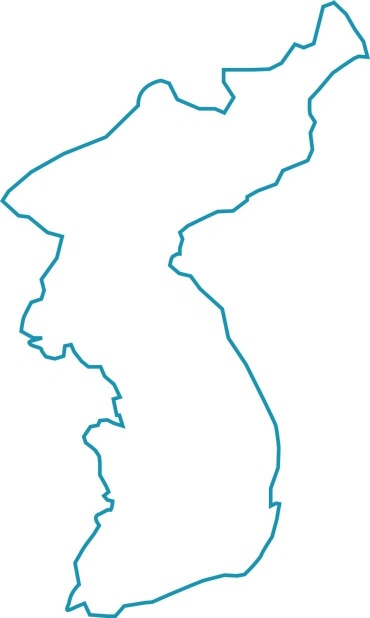
//> input picture [Book] OpenCV 4로 배우는 컴퓨터 비전과 머신 러닝/images/kmap_simple.jpg, 370 x 618 px
$ ./contour_approximation   (built with g++ and OpenCV 4)
//> lines starting //> are read from the running program, lines starting //| are printed output that depends on the picture; after the words box and inside, x2 and y2 are one past the last pixel; in counts of white or black regions, pixels touching at a corner belong together
#include <stdio.h>
#include "opencv2/opencv.hpp"

using namespace std;
using namespace cv;

int main()
{
	Mat src = imread("kmap_simple.jpg", IMREAD_GRAYSCALE);
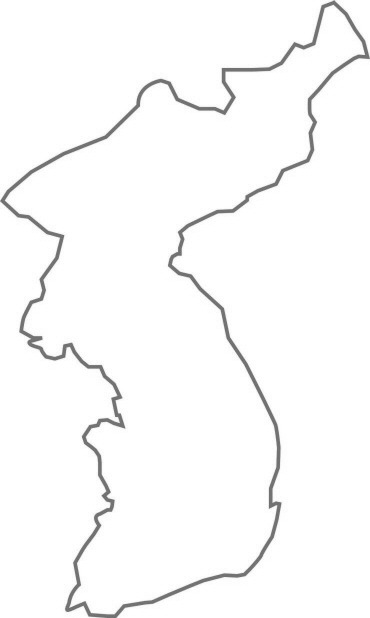
//> src: 618 rows x 370 cols, CV_8UC1; min 105, max 255, mean 249.9

	if (src.empty())
	{
		cerr << "Image load failed" << endl;
		return -1;
	}

	Mat bin;
	threshold(src, bin, 128, 255, THRESH_BINARY_INV | THRESH_OTSU);
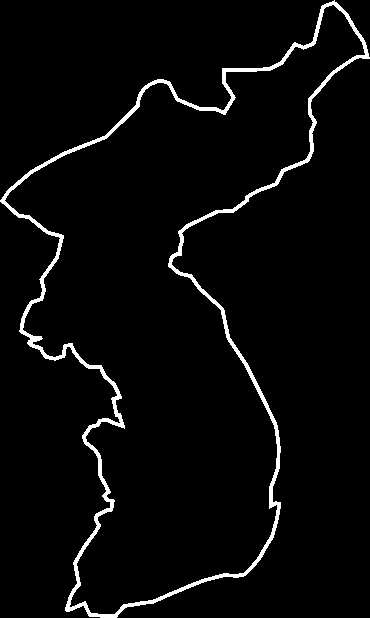
//> bin: 618 rows x 370 cols, CV_8UC1; 3.5% white; 1 white region

	vector<vector<Point>> contours;
	vector<Vec4i> hierarchy;
	findContours(bin, contours, hierarchy, RETR_TREE, CHAIN_APPROX_NONE);
//> contours = 2 contours; box (x1, y1, x2, y2) and area: (0, 0, 370, 618) 98380, (4, 4, 366, 615) 92234

	Mat dst, contour_dst, approx_dst;
	cvtColor(src, dst, COLOR_GRAY2BGR);
	cvtColor(src, contour_dst, COLOR_GRAY2BGR);
	cvtColor(src, approx_dst, COLOR_GRAY2BGR);
	for (int idx = 0; idx >= 0; idx = hierarchy[idx][0])
	{
		Scalar color(rand() & 255, rand() & 255, rand() & 255);
		drawContours(dst, contours, idx, color, 2, LINE_AA, hierarchy, 2, Point(0, 0));
		drawContours(contour_dst, contours, idx, color, 2, LINE_AA, hierarchy, 2, Point(0, 0));

		vector<Point> approxCurve;
		approxPolyDP(contours[idx], approxCurve, arcLength(contours[idx], true) * 0.005, true);

		int num_vertex = approxCurve.size();
		cout << "num of vertex: " << num_vertex << endl;

		for (int v = 0; v < num_vertex; v++)
		{
			circle(dst, approxCurve[v], 3, Scalar(0, 0, 255), 2);
			line(dst, approxCurve[v], approxCurve[(v + 1) % num_vertex], Scalar(255, 255, 0), 2);

			circle(approx_dst, approxCurve[v], 3, Scalar(0, 0, 255), 2);
			line(approx_dst, approxCurve[v], approxCurve[(v + 1) % num_vertex], Scalar(255, 255, 0), 2);
		}
	}
//> this loop made 1 pass
//> num_vertex on pass 1: 27
//| num of vertex: 27
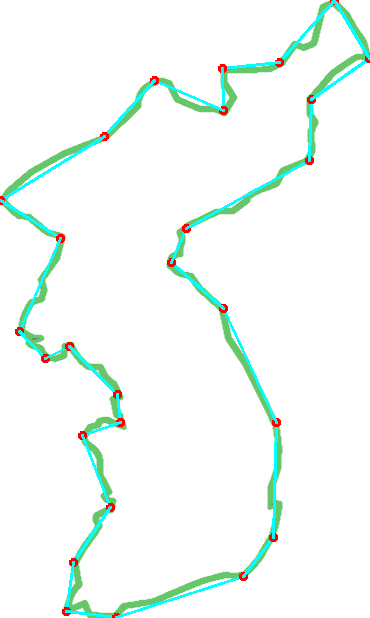
//> dst: 618 rows x 370 cols, CV_8UC3; mean B, G, R 247.1, 251.1, 242.3
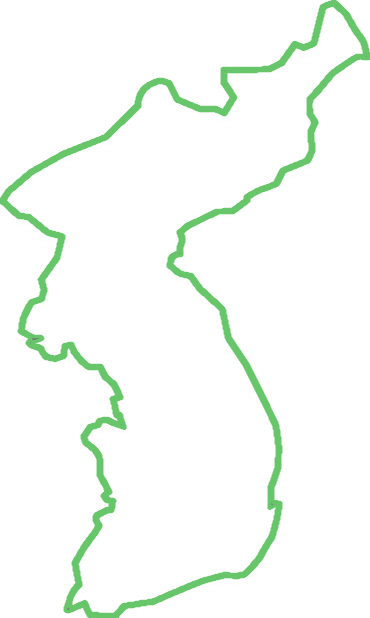
//> contour_dst: 618 rows x 370 cols, CV_8UC3; mean B, G, R 245.6, 251.3, 245.5
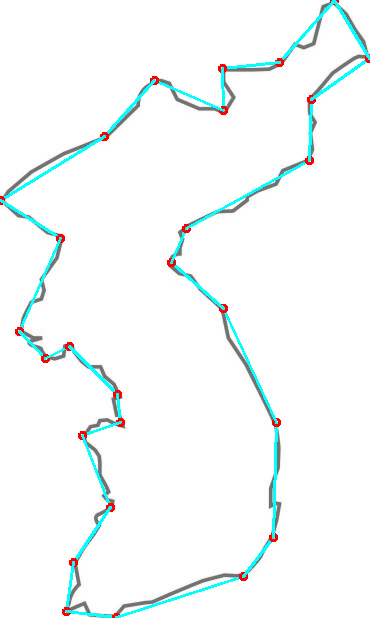
//> approx_dst: 618 rows x 370 cols, CV_8UC3; mean B, G, R 250.2, 250.2, 245.5
	resize(contour_dst, contour_dst, contour_dst.size() / 2);
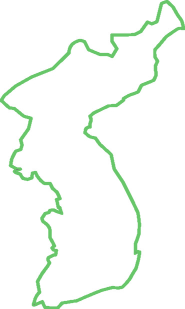
//> contour_dst: 309 rows x 185 cols, CV_8UC3; mean B, G, R 245.6, 251.4, 245.5
	resize(approx_dst, approx_dst, approx_dst.size() / 2);
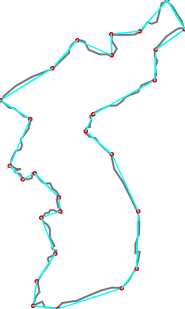
//> approx_dst: 309 rows x 185 cols, CV_8UC3; mean B, G, R 250.2, 250.2, 245.5

	imshow("src", src);
	imshow("dst", dst);
	imshow("contour_dst", contour_dst);
	imshow("approx_dst", approx_dst);

	waitKey(0);

	return 0;
}
